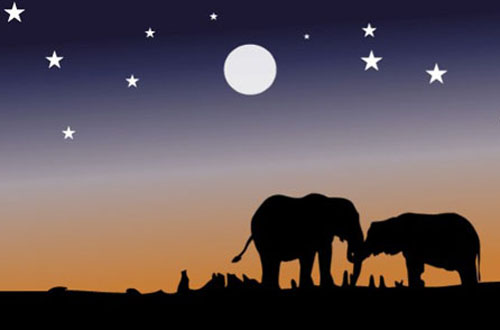
#> input picture wac april/Day 4/elephant.jpg, 500 x 330 px
$ jupyter execute Untitled.ipynb   (shell and % lines are left out)
#> lines starting #> are read from the running program, lines starting #| are printed output that depends on the picture
[cell 1]
import cv2
import matplotlib.pyplot as plt
import numpy as np

[cell 2]
img = cv2.imread("elephant.jpg")
#> img is the input picture: shape (330, 500, 3); mean B, G, R 85.4, 81.1, 93.9
img = cv2.cvtColor(img , cv2.COLOR_BGR2RGB)

[cell 3]
plt.imshow(img)

[cell 4]
img.shape
#> Out = (330, 500, 3)

[cell 5]
all_pixel = img.reshape((-1,3))

[cell 6]
all_pixel.shape
#> Out = (165000, 3)

[cell 7]
330*500

[cell 8]
from sklearn.cluster import KMeans

[cell 9]
dominant_color = 2

km = KMeans(n_clusters=dominant_color)

[cell 10]
km.fit(all_pixel)

[cell 11]
km.cluster_centers_

[cell 12]
centers = km.cluster_centers_

[cell 13]
centers = np.array(centers , dtype = "uint8")

[cell 14]
np.unique(km.labels_ , return_counts= True)

[cell 15]
print(len(km.labels_))
km.labels_

[cell 16]
new_image = np.zeros((img.shape[0]*img.shape[1] , 3) , dtype="uint8")

[cell 17]
for i in range(new_image.shape[0]):
    new_image[i] = centers[km.labels_[i]]

[cell 18]
new_image = new_image.reshape((img.shape[0] , img.shape[1] , 3))

[cell 19]
plt.imshow(new_image)
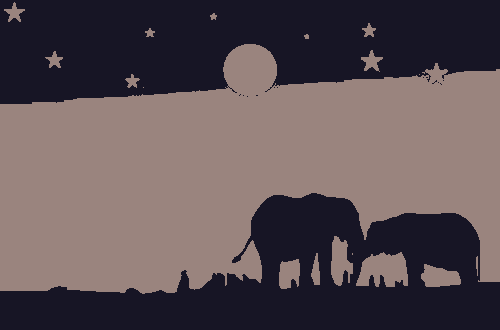
#> shown: shape (330, 500, 3); mean R, G, B 93.3, 80.6, 84.8
